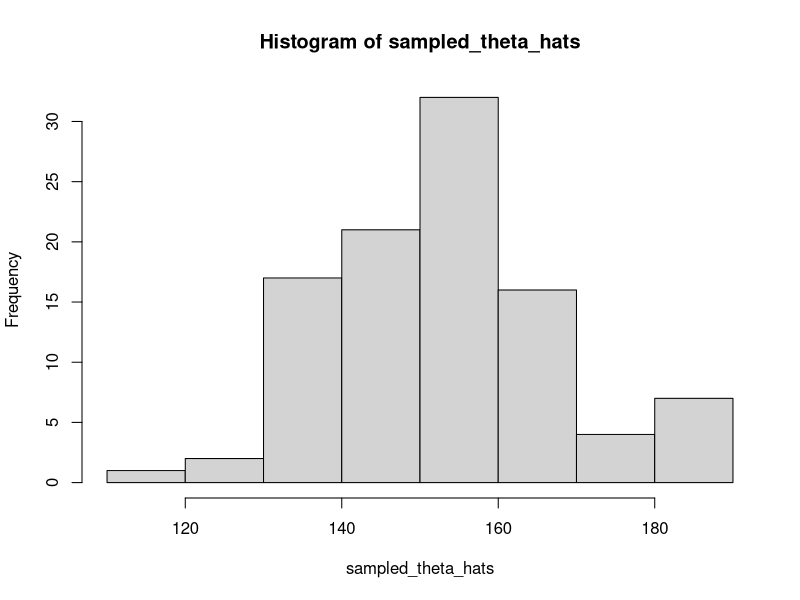
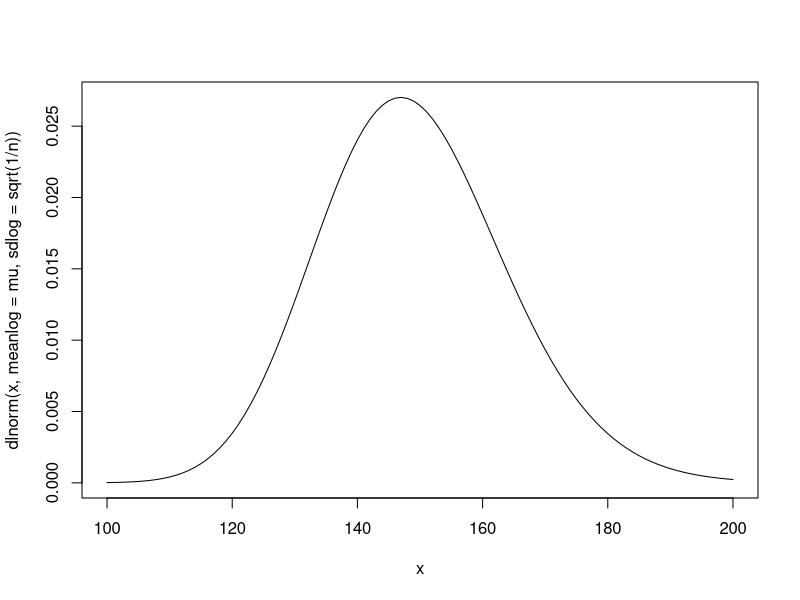

Recreate these plots in R, in order.
## ---- chunk 1
set.seed(127)

n <- 100
mu <- 5
Xis <- rnorm(n,mu,1)
theta <- exp(mu)
mu_hat <- mean(Xis)
theta_hat <- exp(mu_hat)
## ---- chunk 2
B <- 100
sampled_theta_hats <- c()

for (i in 1:B) {
  sampled_data <- sample(Xis,n,replace=TRUE) # draw n times from Xis with replacement
  sampled_theta_hats[i] <- exp(mean(sampled_data))
}

se_hat <- sd(sampled_theta_hats)
se_hat
## ---- chunk 3
alpha <- 0.05
ci_percentile <- c(quantile(sampled_theta_hats,alpha/2)[[1]],quantile(sampled_theta_hats,1-alpha/2)[[1]])
ci_percentile
## ---- chunk 4
hist(sampled_theta_hats)
## ---- chunk 5
curve(dlnorm(x, meanlog=mu, sdlog = sqrt(1/n)),
      from = 100, to = 200
      )
